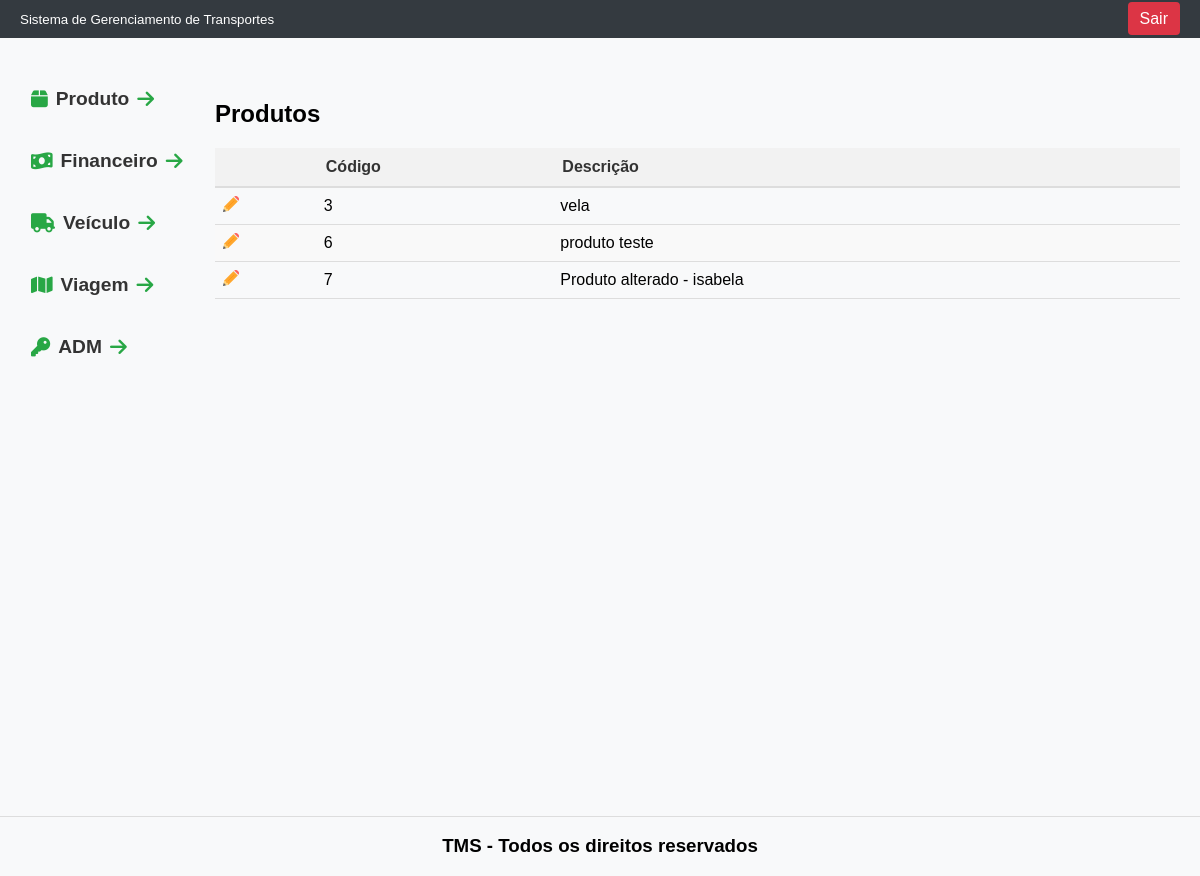
Page /tcc/produto on the earlier database version.
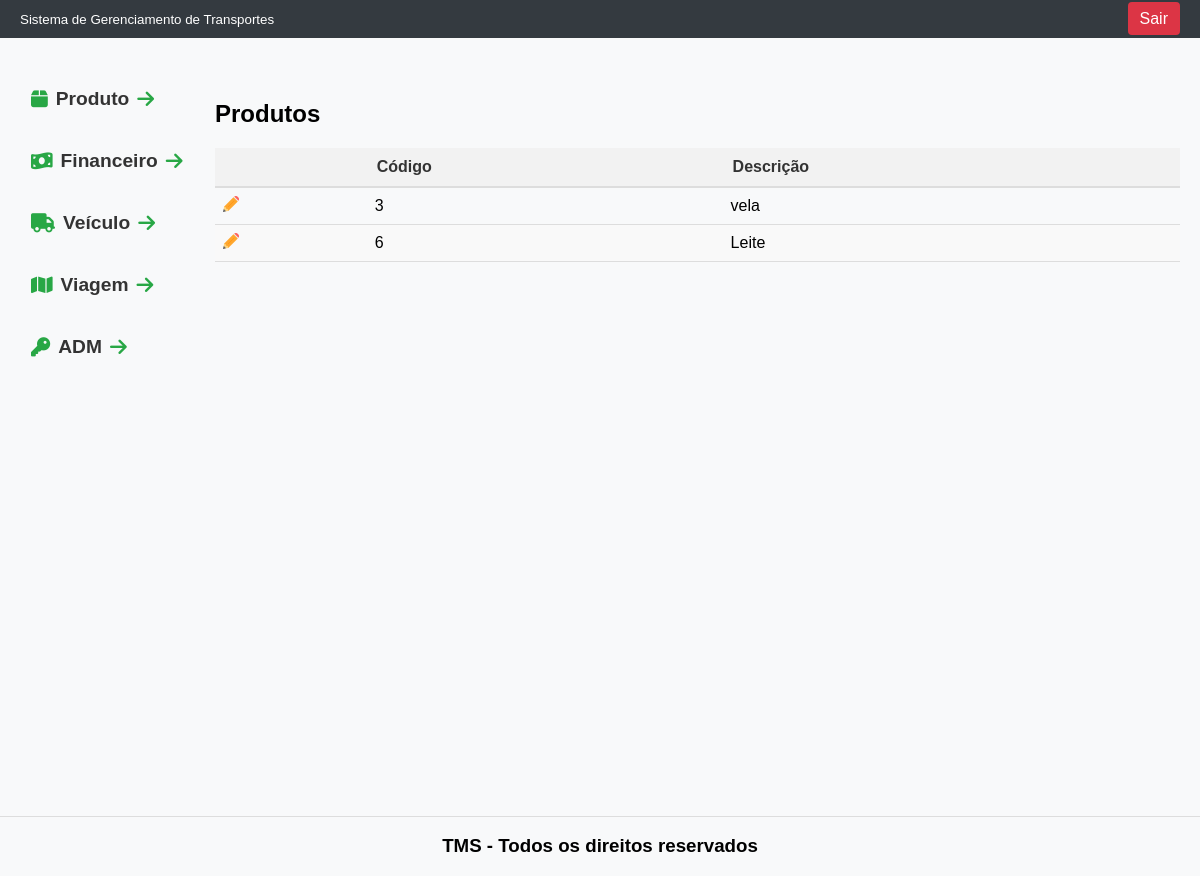
Same page on the later database version.
### tables this page shows
CREATE TABLE `produto` (
  `id` int(11) NOT NULL,
  `id_categoria` int(11) DEFAULT NULL,
  `marca` varchar(30) DEFAULT NULL,
  `descricao` varchar(100) NOT NULL,
  `observacao` varchar(100) DEFAULT NULL,
  `estoque` decimal(10,2) DEFAULT 0.00,
  `preco` decimal(10,2) DEFAULT 0.00,
  `unidade` int(11) DEFAULT NULL,
  `validade` int(10) DEFAULT NULL,
  `ativo` varchar(1) DEFAULT 'S',
  `ncm` varchar(9) DEFAULT NULL,
  `cfop` varchar(4) DEFAULT NULL,
  `pis` varchar(5) DEFAULT NULL,
  `cofins` varchar(8) DEFAULT NULL,
  `icms_cst` varchar(3) DEFAULT NULL,
  `aliquota_pis` decimal(5,2) DEFAULT NULL,
  `aliquota_cofins` decimal(5,2) DEFAULT NULL,
  `aliquota_icms` decimal(5,2) DEFAULT NULL,
  `ipi` decimal(5,2) DEFAULT NULL,
  `aliquota_reducao_bc` decimal(5,2) DEFAULT NULL,
  `origem_icms` varchar(2) DEFAULT NULL,
  `cest` varchar(7) DEFAULT NULL,
  `gtin` varchar(20) DEFAULT NULL,
  `aliquota_mva` decimal(10,2) DEFAULT 0.00,
  `codigo_barras` varchar(13) DEFAULT NULL
);

### tcc/Controller/ProdutoController.php (called while the page is built, shortened)
<?php
class ProdutoController{
    public static function index(){
        $produto_DAO = new ProdutoDAO();
        $lista_prod = $produto_DAO->getAllRows();
        $total_prod = count($lista_prod);
        include 'View/modulos/produto/listar_produto.php';
    }
}

### tcc/index.php (called while the page is built, shortened)
<?php
include 'rotas.php';

### tcc/DAO/MySQL.php (called while the page is built)
<?php
class MySQL extends PDO{
    private $host       = "localhost";
    private $usuario    = "root";
    private $senha      = "";
    private $db         = "tcc";
    private $opcoes = array(PDO::ATTR_ERRMODE => PDO::ERRMODE_EXCEPTION);
    public function __construct(){
        $dsn = "mysql:host=".$this->host.";dbname=".$this->db;
        return parent::__construct($dsn, $this->usuario, $this->senha, $this->opcoes);
    }
}

### tcc/DAO/produtoDAO.php (called while the page is built, shortened)
<?php
class ProdutoDAO{
    private $conexao;
    public function __construct(){
        include_once 'MySQL.php';
        $this->conexao = new MySQL();
    }
    public function getAllRows(){
        $stmt = $this->conexao->prepare("SELECT * FROM produto");
        $stmt->execute();
        $arr_prod = array();
        while($f = $stmt->fetchObject()){
            $arr_prod[] = $f;
        }
        return $arr_prod;
    }
}

### tcc/View/modulos/produto/listar_produto.php (the view, shortened to what this page needs)
<!DOCTYPE html>
<html lang="en">
<head>
</head>
<body>
    <div class="header">
        <?php include PATH_VIEW . 'includes/cabecalho.php' ?>
    </div>
    <div class="container">
        <div class="menu">
            <?php include PATH_VIEW . 'includes/menu.php' ?>
        </div>
        <main>
            <div class="titulo-pagina">
                <h2>Produtos</h2>
            </div>
            <table>
                <thead>
                    <tr>
                        <th></th>
                        <th>Código</th>
                        <th>Descrição</th>
                    </tr>
                </thead>
                <tbody>
                    <?php for($i=0; $i<$total_prod; $i++): ?>
                    <tr>
                        <td class="icon">
                            <a href="/tcc/produto/ver?id=<?= $lista_prod[$i]->id ?>">
                                <img title="Editar" src="/tcc/View/includes/imagem/lapis.png" alt="Ícone de Lápis">
                            </a>
                        </td>
                        <td> <?= $lista_prod[$i]->id ?> </td>
                        <td> <?= $lista_prod[$i]->descricao ?></td>
                    </tr>
                    <?php endfor ?>
                </tbody>
            </table>
        </main>
    </div>
    <div class="footer">
        <?php include PATH_VIEW . 'includes/rodape.php' ?>
    </div>
</body>
</html>

Differences in the rows shown:
removed produto: id "7", descricao "Produto alterado - isabela"
changed produto id 6: descricao "produto teste" → "Leite"
